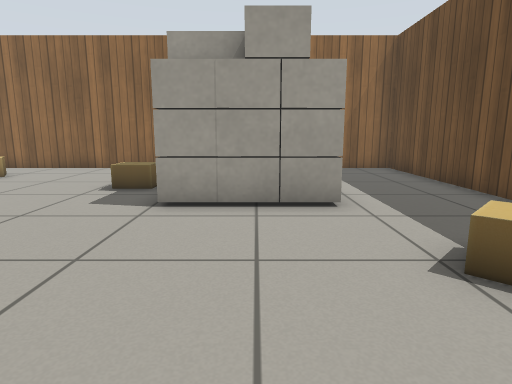
View 1 (above)

16 first-person views from a walk through a robot-simulator world made for Gazebo. The camera is 0.69 m above the floor, tilts 10° down and sees 75° across. The floor is counted in squares, 0.5 m on a side. Each view is taken from the middle of a square. On the plan, view 1 faces up. The plan holds only what a view shows up to about 15 squares ahead; the rest is blank. Simple patterns stand in for the simulator's built-in surfaces. Some surface patterns are stand-ins.

View 2
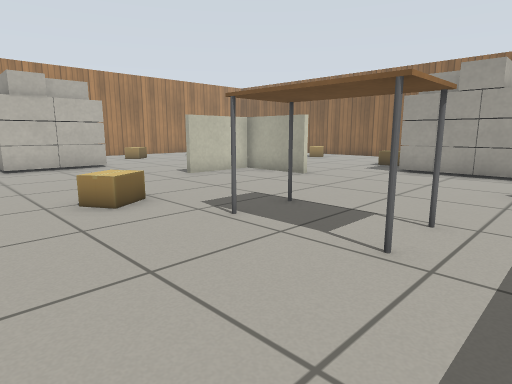

View 3
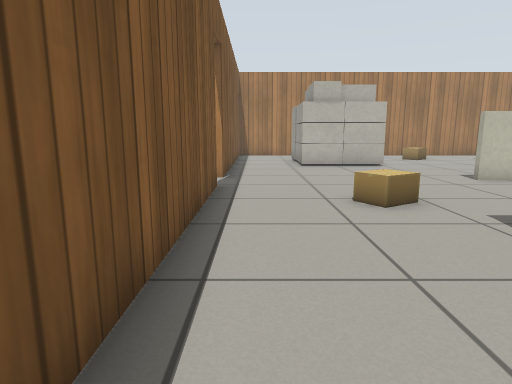

View 4
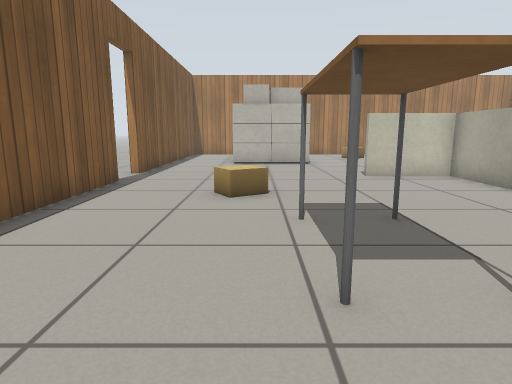

View 5
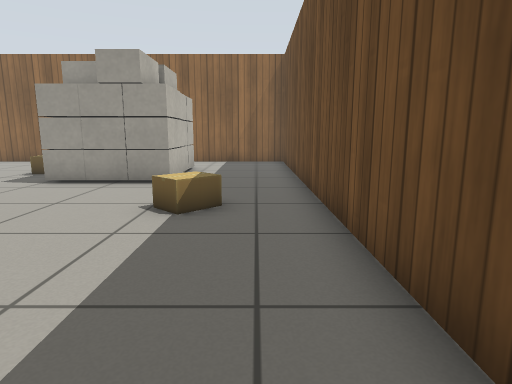

View 6
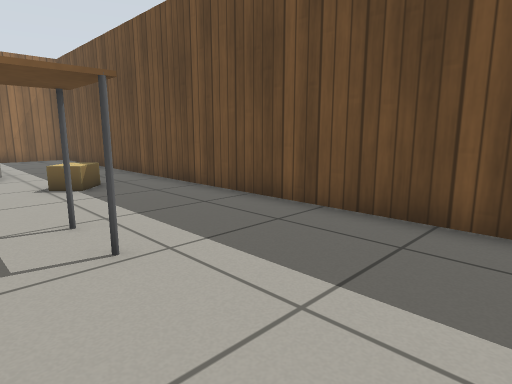

View 7
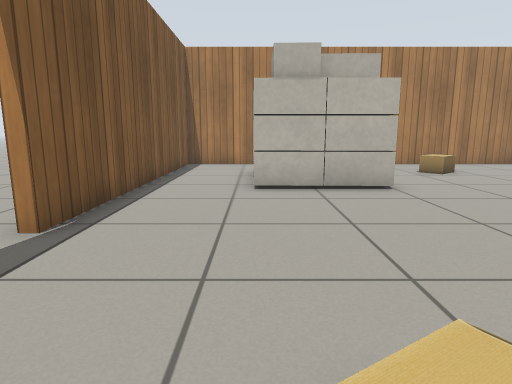

View 8
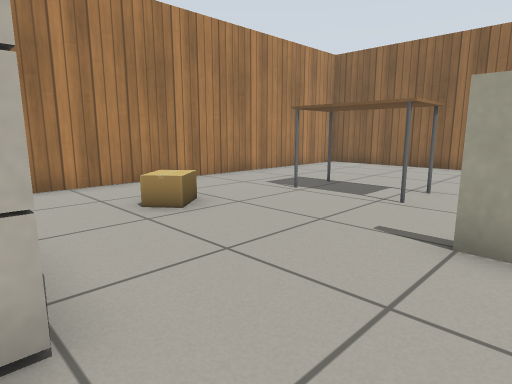

View 9
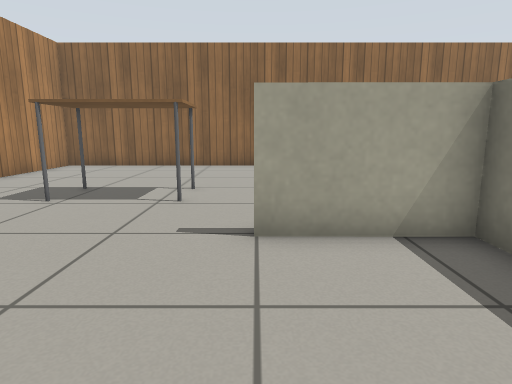

View 10
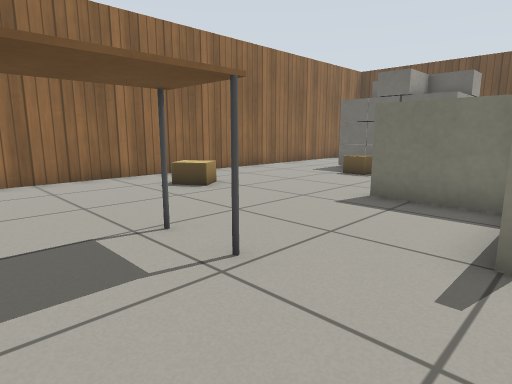

View 11
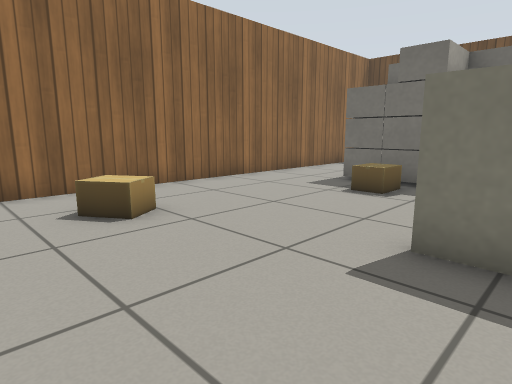

View 12
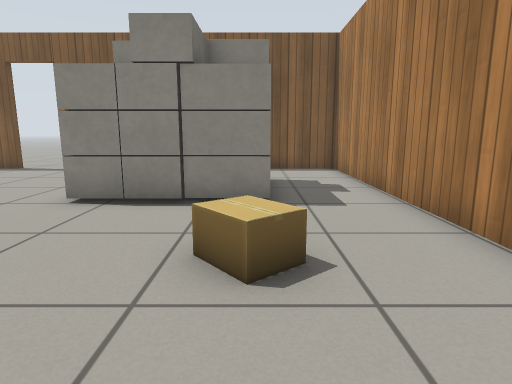

View 13
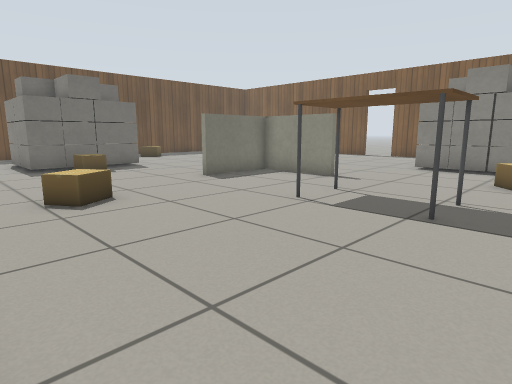

View 14
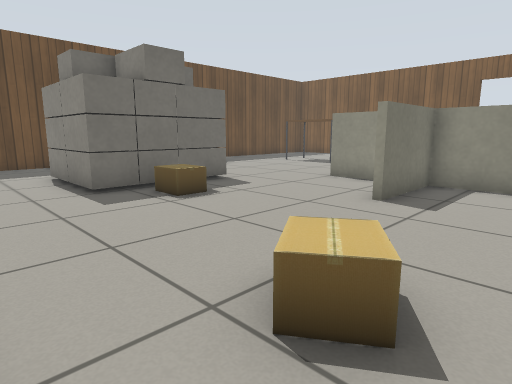

View 15
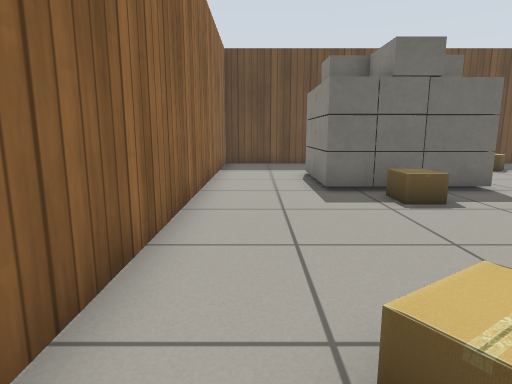

View 16
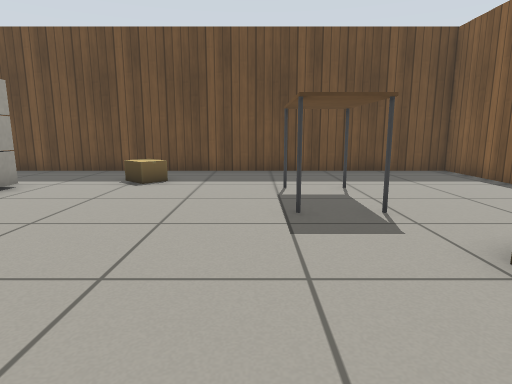

### Floor plan
Points are (right, up) in squares from view 1. A wall is a line through its corners. A room is listed if a view was taken in it or the views show most of it. See-through windows are left out.
Room 1 (views 1, 2, 3, 4, 5, 6, 7, 8, 16)
walls: (-5.8, -7) (5.3, -7) (5.3, 4.4); (-11.4, -7) (-7.4, -7)
low walls: (-3.9, 3.3) (-7.1, 3.3); (-6.8, 3.5) (-6.8, 0.5)
ways out: opening at (-10.3, -2.2) to room 2; opening at (0.5, 5.3) to room 2; open door at (-6.5, -7)
objects: cardboard box (-4, -4) to (-3, -3); table (-1, -2) to (1, -1); cardboard box (2, 3) to (3, 4)
Room 2 (views 9, 10, 11, 12, 13, 14, 15)
walls: (5.3, 4.4) (5.3, 13.4) (-18.1, 13.4) (-18.1, -7) (-11.4, -7)
low walls: (-10, 3.5) (-6.8, 3.5); (-7, 3.5) (-7, 6.4); (-7.1, 3.3) (-10, 3.3); (-7, 2.6) (-7, 3.4); (-5.5, 3.5) (-3.9, 3.5)
ways out: opening at (-10.3, -2.2) to room 1; opening at (0.5, 5.3) to room 1
objects: other object (-15, -4) to (-11, -1); cardboard box (-15, 2) to (-15, 3); table (-14, 6) to (-12, 7); cardboard box (-9, 10) to (-8, 11); cardboard box (-3, 9); other object (-2, 6) to (1, 10)

Where each view was taken, in squares from view 1:
view 1: 0 up, 0 right, facing up
view 2: 6 down, 3 right, facing up-left
view 3: 6 down, 3 right, facing left
view 4: 3 down, 4 right, facing left
view 5: 3 down, 4 right, facing up
view 6: 6 down, 0 right, facing up-right
view 7: 4 down, 3 left, facing left
view 8: 1 down, 9 left, facing up-left
view 9: 1 down, 10 left, facing up
view 10: 3 up, 14 left, facing up-right
view 11: 5 up, 11 left, facing up-right
view 12: 6 up, 15 left, facing down
view 13: 13 up, 16 left, facing down-right
view 14: 13 up, 10 left, facing down-right
view 15: 12 up, 10 left, facing right
view 16: 0 up, 7 left, facing right
